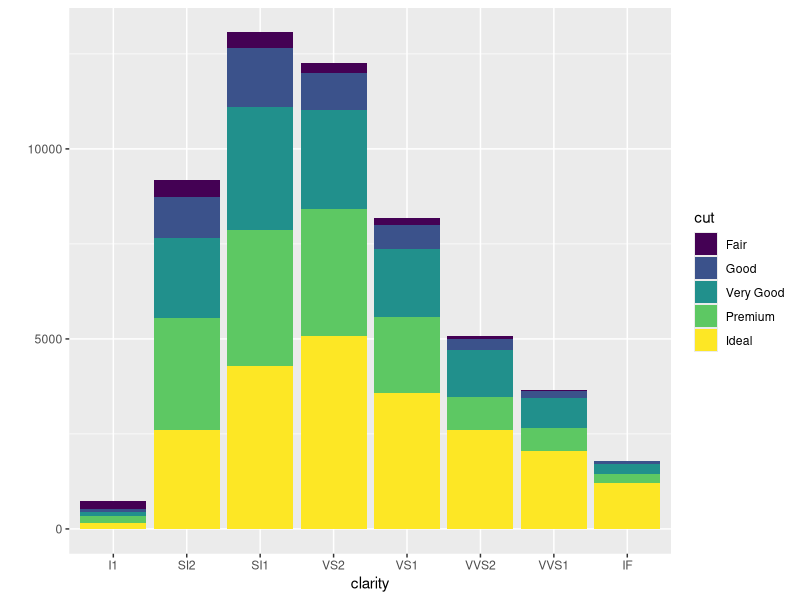
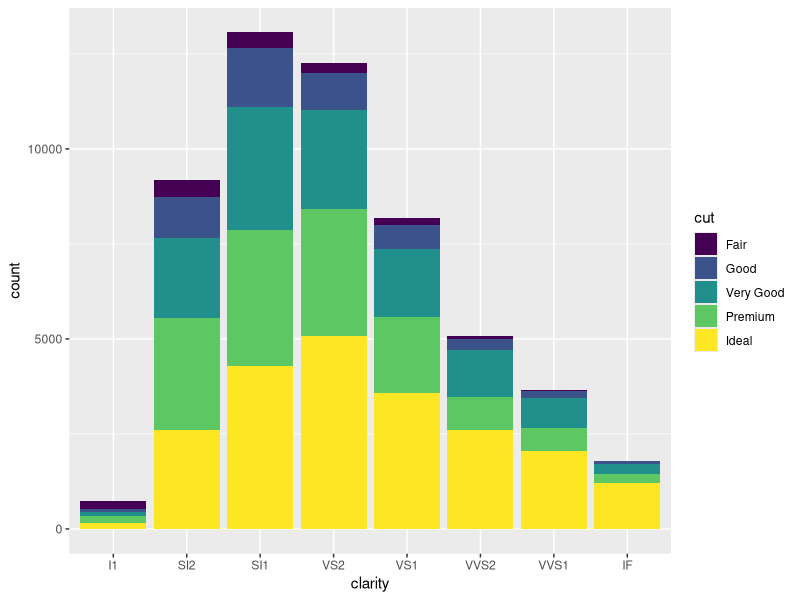
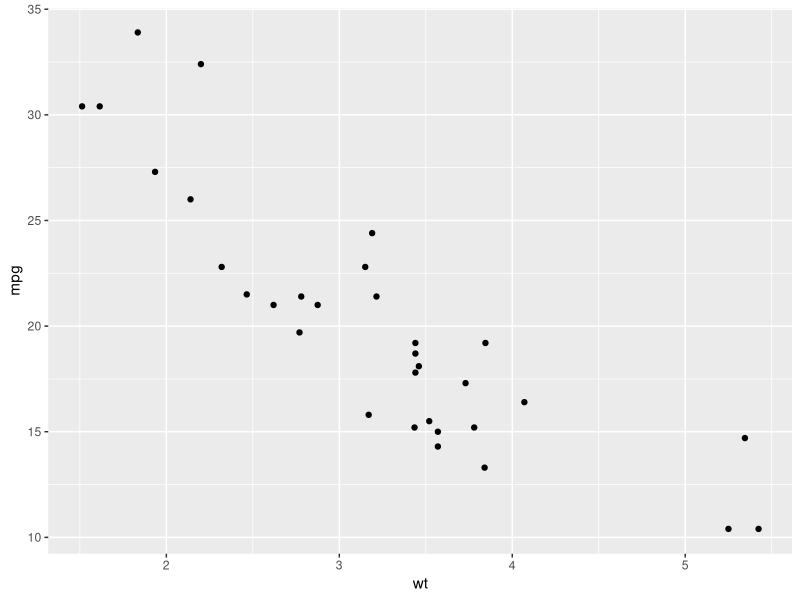
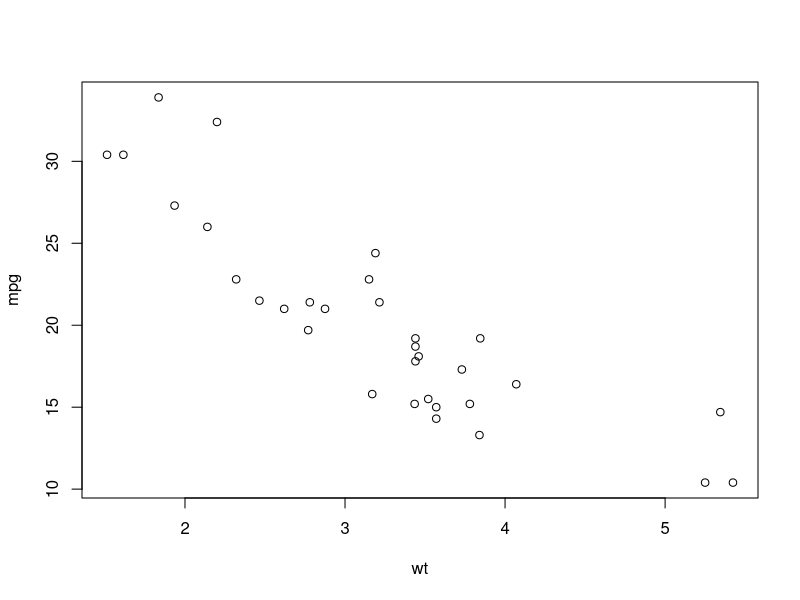
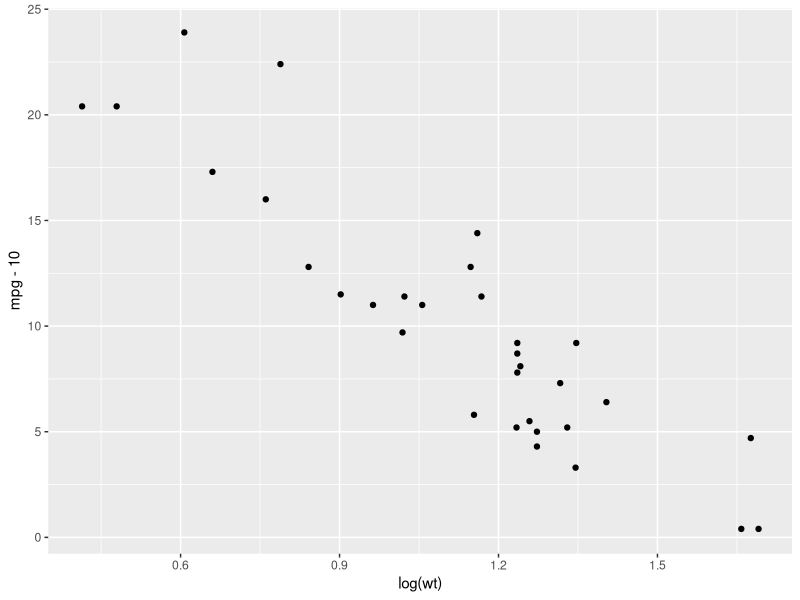
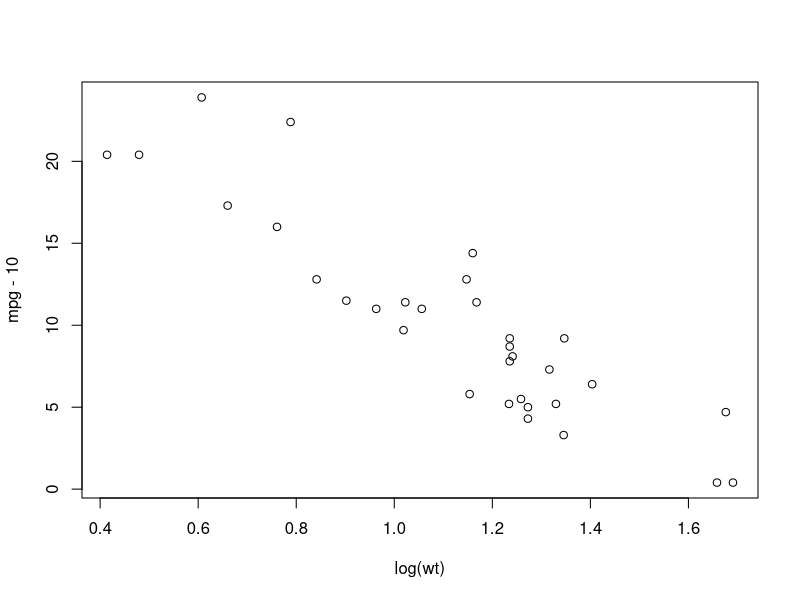
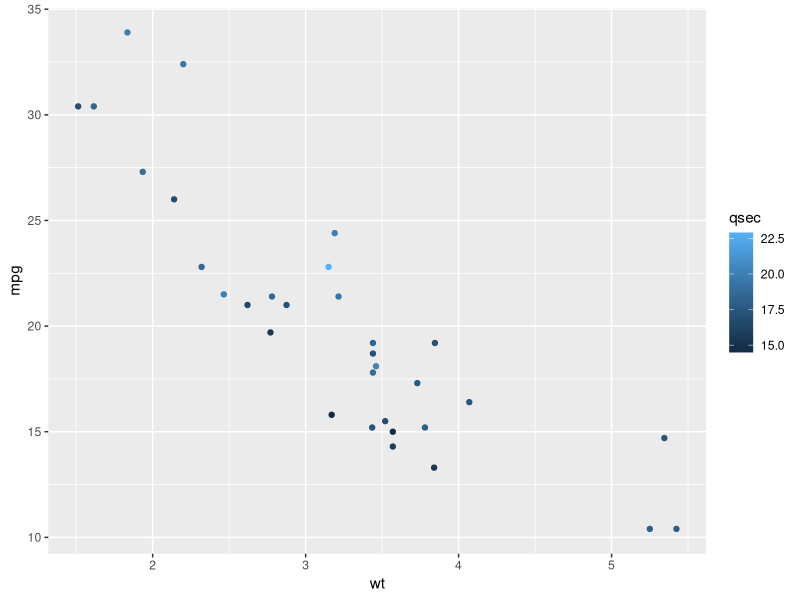
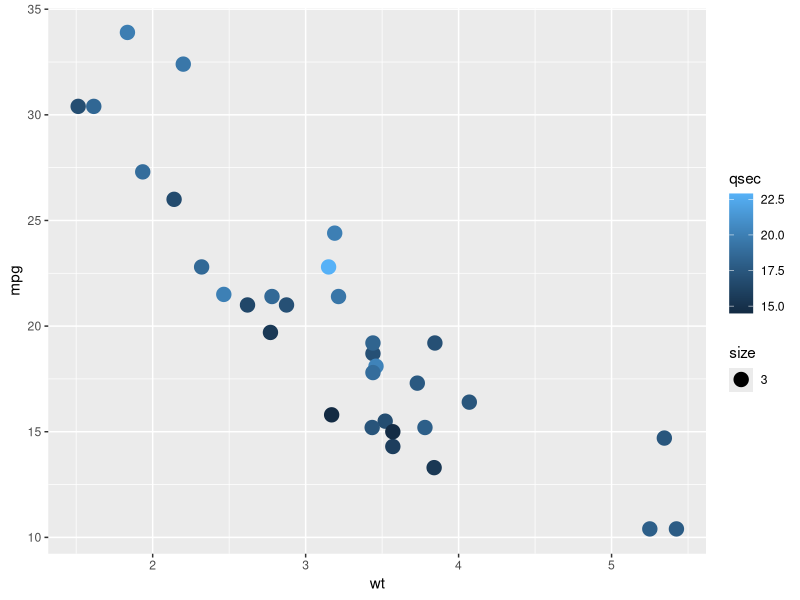

Reproduce these figures in R, in order. (Note: this script raises an error after producing the figures.)
#Benefits of ggplot2 over traditional plotting:

#clear workspace
rm(list=ls())

#install ggplot2 Tools->Install packages
#load package
library(ggplot2)

#view datasets
#diamonds dataset is in ggplot2
head(diamonds)
#mtcars dataset is built into R
head(mtcars)
#you can also access datasets here: http://vincentarelbundock.github.io/Rdatasets/datasets.html

###qplot vs ggplot
#histograms
qplot(clarity, data=diamonds, fill=cut, geom="bar")
ggplot(diamonds, aes(clarity,fill=cut))+geom_bar()

###how to use qplot
#scatterplot
qplot(wt,mpg,data=mtcars)
#compare to traditional scatterplot
plot(mpg~wt,data=mtcars)

qplot(log(wt),mpg-10,data=mtcars)
plot(mpg-10~log(wt),data=mtcars)

qplot(wt,mpg,data=mtcars,color=qsec)

qplot(wt,mpg,data=mtcars,color=qsec,size=3)
qplot(wt,mpg,data=mtcars,color=qsec,size=I(3))

qplot(wt,mpg,data=mtcars,alpha=qsec)

head(mtcars)
qplot(wt,mpg,data=mtcars,color=cyl)
qplot(wt,mpg,data=mtcars,color=factor(cyl))

#Alternative ways to get this graph
levels(mtcars$cyl)#this command does not work initially
is.factor(mtcars$cyl)#so cyl is continuous
is.numeric(mtcars$cyl) # it is numeric

#Make new dataset with cyl as factor (This method is most simple)
mtcars2<-mtcars
mtcars2$cyl<-as.factor(mtcars2$cyl)
is.factor(mtcars2$cyl)
qplot(wt,mpg,data=mtcars2,color=cyl)

#Make new dataset with cyl as factor (This method is most appropriate for changing multiple factors at once)
mtcars3<-mtcars
head(mtcars)
for(i in 2)mtcars3[,i]<-factor(mtcars[,i])
is.factor(mtcars3$cyl)
qplot(wt,mpg,data=mtcars3,color=cyl)

#change cyl to character
fix(mtcars)
qplot(wt,mpg,data=mtcars2,color=cyl)

# use different aesthetic mappings
qplot(wt,mpg,data=mtcars,shape=factor(cyl))
qplot(wt,mpg,data=mtcars,size=qsec)

# combine mappings 
qplot(wt,mpg,data=mtcars,size=qsec,color=factor(carb))
qplot(wt,mpg,data=mtcars,size=qsec,color=factor(carb),shape=I(1))
qplot(wt,mpg,data=mtcars,size=qsec,shape=factor(cyl),geom="point")
#geom describes the type of graph, "point" is default. Try "smooth"
qplot(wt,mpg,data=mtcars,size=qsec,shape=factor(cyl),geom="smooth")
qplot(wt,mpg,data=mtcars,size=factor(cyl),geom="point")

#barplot
qplot(factor(cyl), data=mtcars, geom="bar")
qplot(factor(cyl), data=mtcars, geom="bar") + coord_flip()
qplot(factor(cyl), data=mtcars, geom="bar", fill=factor(cyl))
qplot(factor(cyl), data=mtcars, geom="bar", color=factor(cyl))

qplot(factor(cyl), data=mtcars, geom="bar", fill=factor(gear))

head(diamonds)
qplot(clarity, data=diamonds, geom="bar", fill=cut, position="stack")
qplot(clarity, data=diamonds, geom="bar", fill=cut, position="dodge")
qplot(clarity, data=diamonds, geom="bar", fill=cut, position="fill")
qplot(clarity, data=diamonds, geom="bar", fill=cut, position="identity")
#what does position=identity do? #In this case it either puts different color categories on top of each other or in front of one another
qplot(clarity, data=diamonds, geom="bar", fill=color, position="stack")
qplot(clarity, data=diamonds, geom="bar", fill=color, position="identity")
#
qplot(clarity, data=diamonds, geom="freqpoly", group=cut, color=cut, position="identity")
qplot(clarity, data=diamonds, geom="freqpoly", group=cut, color=cut, position="stack")

#Using pre-calculated tables or weights 
table(diamonds$cut)
library(plyr)
t.table<-ddply(diamonds,c("clarity","cut"),"nrow")
#nrow is number in each category
head(t.table)

qplot(cut,nrow,data=t.table,geom="bar",stat="identity")
qplot(cut,nrow,data=t.table,geom="bar",stat="identity",fill=clarity)

qplot(cut, data=diamonds, geom="bar", weight=carat)
qplot(cut, data=diamonds, geom="bar", weight=carat, ylab="carat")

#using ddply (split data.frame in subframes and apply functions)
head(diamonds)
ddply(diamonds, "cut","nrow")
ddply(diamonds, c("cut", "clarity"), "nrow")
ddply(diamonds,"cut",summarize,meanDepth=mean(depth))
ddply(diamonds,"cut",summarize,lower=quantile(depth,0.25,na.rm=TRUE),median=median(depth,na.rm=TRUE),upper=quantile(depth,0.75,na.rm=TRUE))

t.function <- function(x,y){
  z = sum(x) / sum(x+y)
  return(z)}

ddply(diamonds,"cut",summarize,custom=t.function(depth,price))
ddply(diamonds,"cut",summarize,custom=sum(depth)/sum(depth+price))

##Next meeting 4/8
#address any questions
#finish this pdf
#alternatives: book chapter on qplot, go through examples in documentation

##More resources
#http://ggplot2.org/
